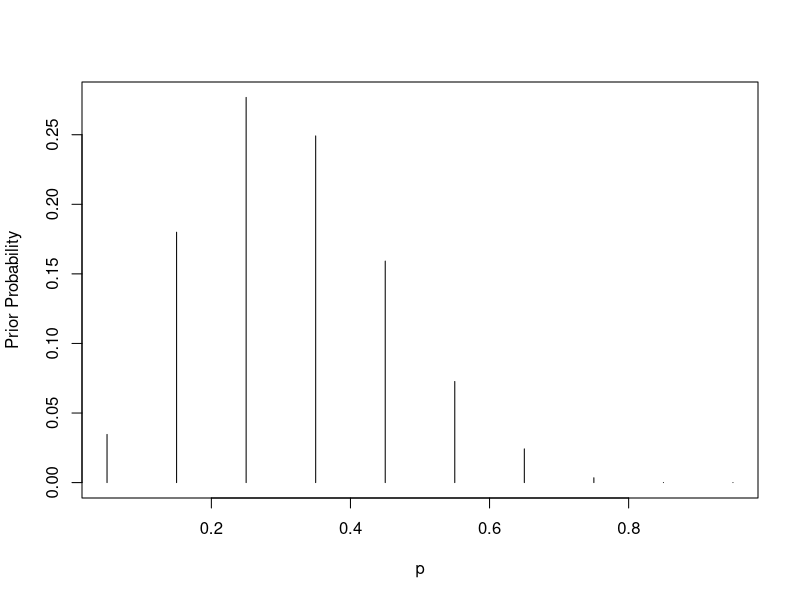
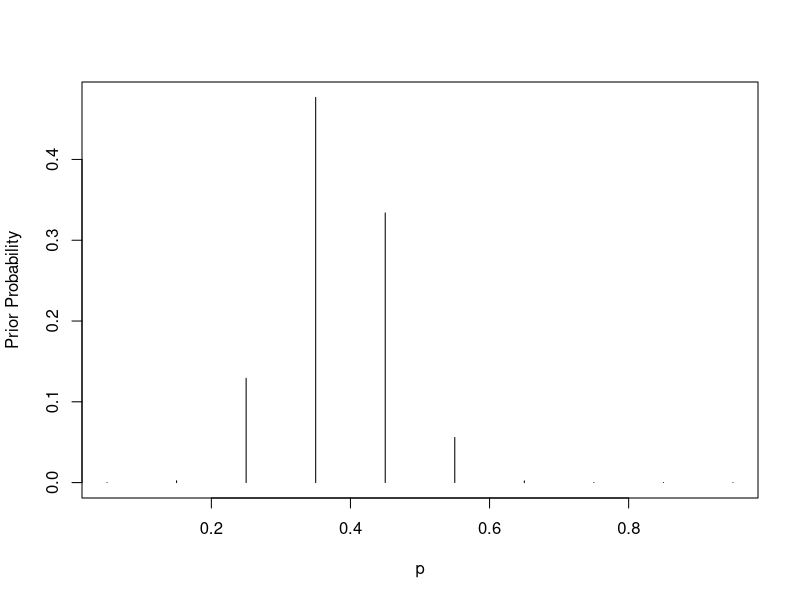
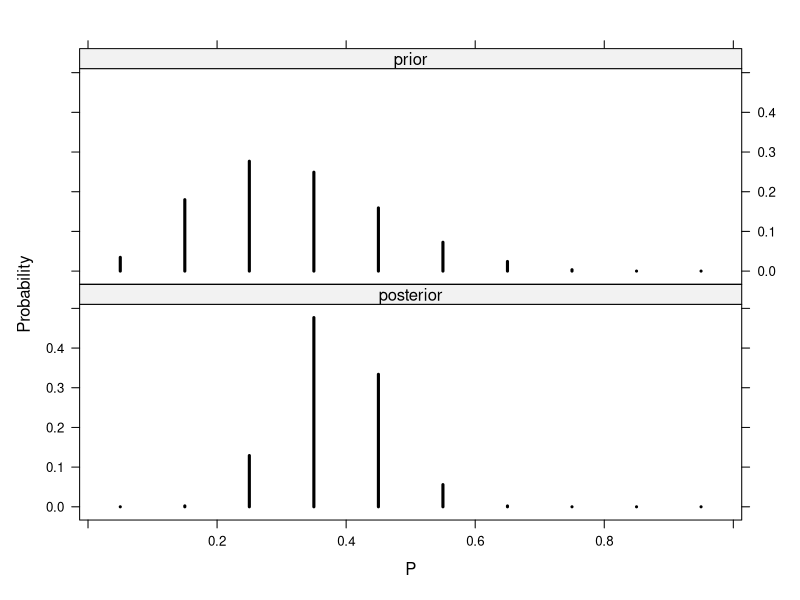
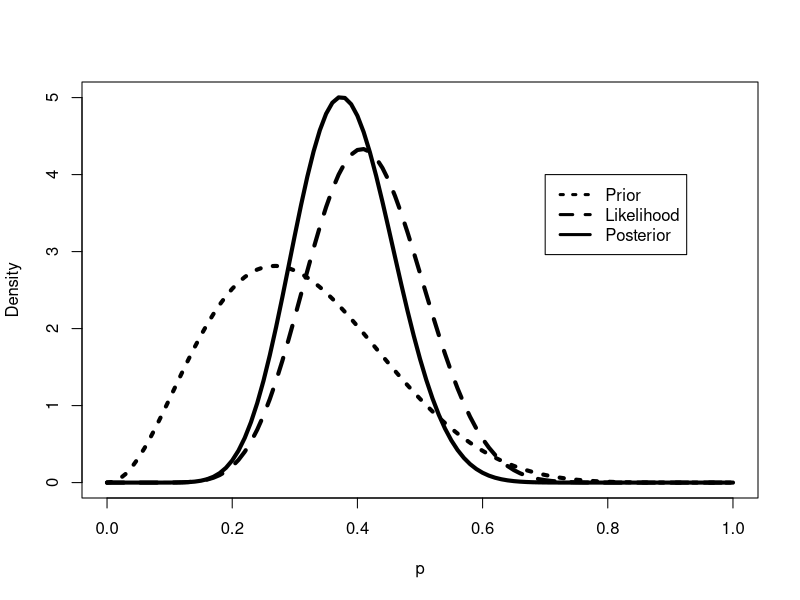
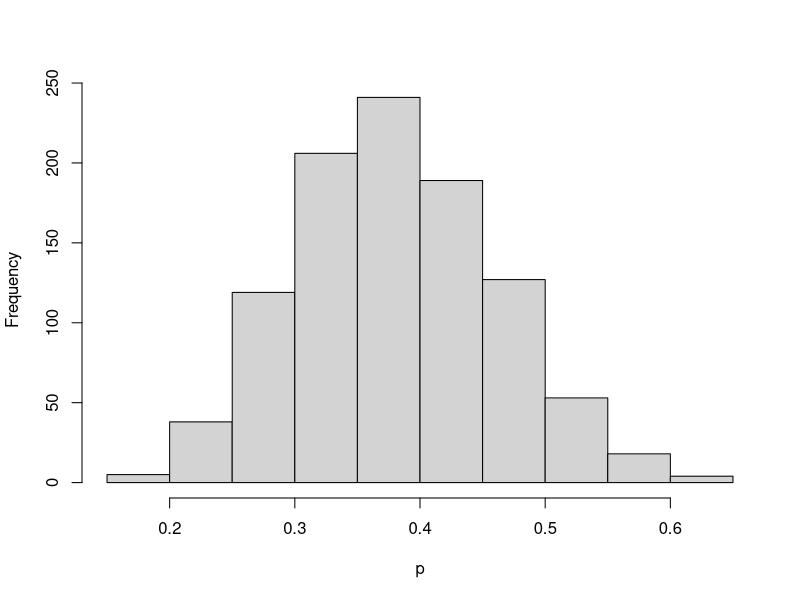
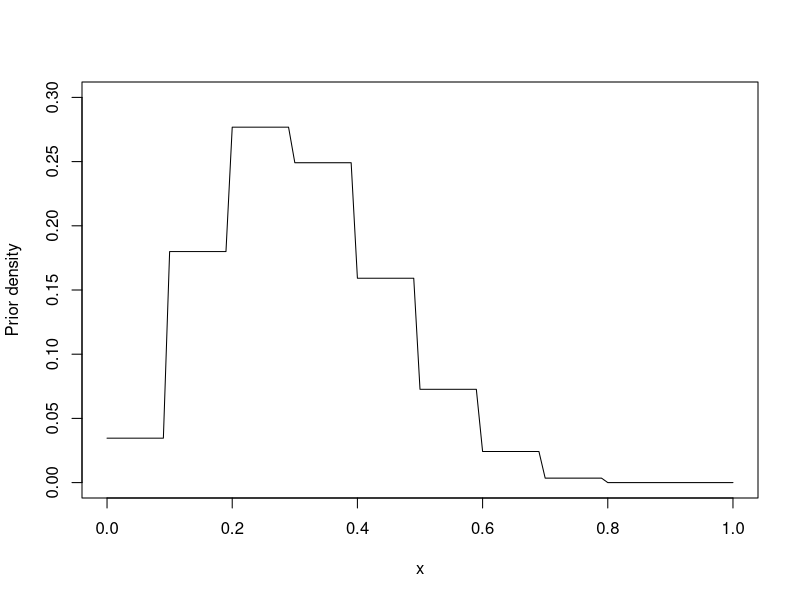
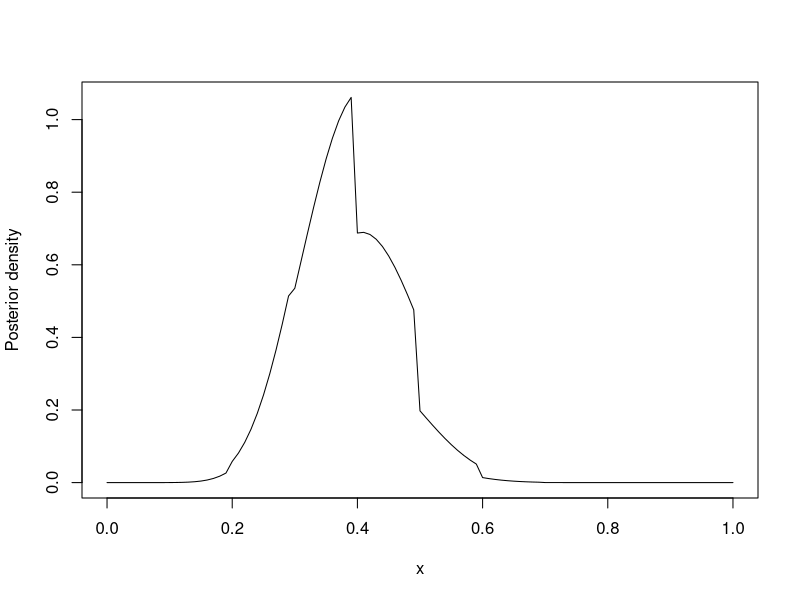
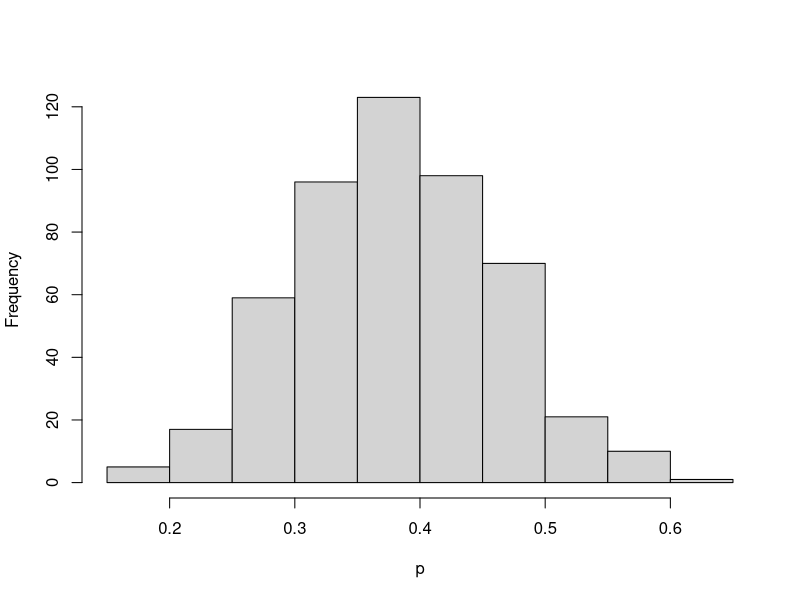

Reproduce these figures in R, in order.
# Learning Bayes

p = seq(0.05, 0.95, by = 0.1)
prior = c(1, 5.2, 8, 7.2, 4.6, 2.1, 0.7, 0.1, 0, 0)
prior = prior/sum(prior)
plot(p, prior, type = "h", ylab="Prior Probability")


library(LearnBayes)
data = c(11, 16)
post = pdisc(p, prior, data)
plot(p, post, type = "h", ylab="Prior Probability")

library(lattice)
PRIOR=data.frame("prior",p,prior)
POST=data.frame("posterior",p,post)
names(PRIOR)=c("Type","P","Probability")
names(POST)=c("Type","P","Probability")
data=rbind(PRIOR,POST)

xyplot(Probability~P|Type,data=data,layout=c(1,2), type="h",lwd=3,col="black")

quantile2=list(p=.9,x=.5)
quantile1=list(p=.5,x=.3)
beta.select(quantile1,quantile2)

a = 3.26
b = 7.19
s = 11
f = 16
curve(dbeta(x,a+s,b+f), from=0, to=1,xlab="p",ylab="Density",lty=1,lwd=4)
curve(dbeta(x,s+1,f+1),add=TRUE,lty=2,lwd=4)
curve(dbeta(x,a,b),add=TRUE,lty=3,lwd=4)
legend(.7,4,c("Prior","Likelihood","Posterior"),lty=c(3,2,1),lwd=c(3,3,3))

1 - pbeta(0.5, a + s, b + f)

qbeta(c(0.05, 0.95), a + s, b + f)

ps = rbeta(1000, a + s, b + f)

hist(ps,xlab="p",main="")
sum(ps >= 0.5)/1000
quantile(ps, c(0.05, 0.95))

midpt = seq(0.05, 0.95, by = 0.1)
prior = c(1, 5.2, 8, 7.2, 4.6, 2.1, 0.7, 0.1, 0, 0)
prior = prior/sum(prior)
curve(histprior(x,midpt,prior), from=0, to=1,ylab="Prior density",ylim=c(0,.3))

curve(histprior(x,midpt,prior) * dbeta(x,s+1,f+1),from=0, to=1, ylab="Posterior density")


p = seq(0, 1, length=500)
post = histprior(p, midpt, prior) * dbeta(p, s+1, f+1)
post = post/sum(post)
ps = sample(p, replace = TRUE, prob = post)
hist(ps, xlab="p", main="")
